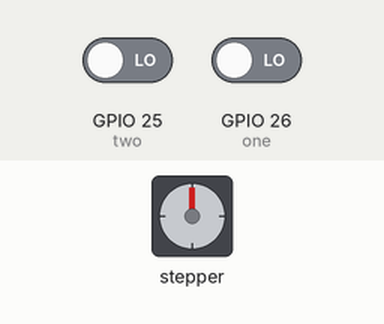
Bench run of a sketch on a simulated ESP32. Parts: stepper motor. Inputs (shaded band) come from the test bench; at power-on: GPIO 25 (two) LOW, GPIO 26 (one) LOW. Stepper angles assume 2048 steps per turn.

Above: at 1.8 s.
1.9 s: GPIO 25 (two) driven HIGH
At 4.8 s:
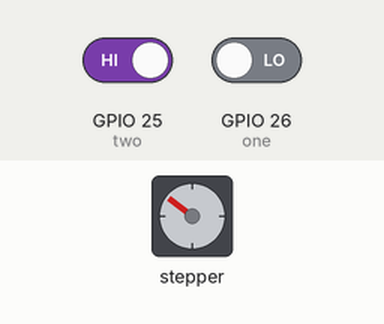
4.9 s: GPIO 26 (one) driven HIGH
7.9 s: GPIO 26 (one) driven LOW
10.9 s: GPIO 25 (two) driven LOW
At 12.5 s:
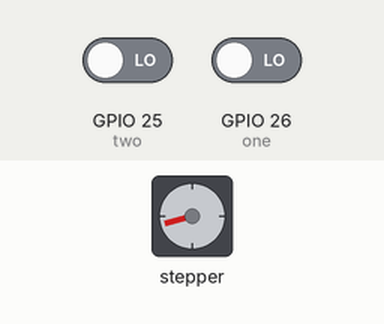
12.8 s: GPIO 25 (two) driven HIGH
At 13.8 s:
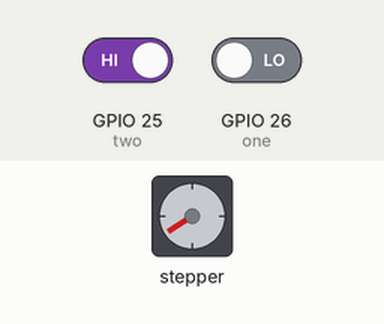
Timing chart, 0 to 27.9 s (numbered marks = the images above; inputs shaded):
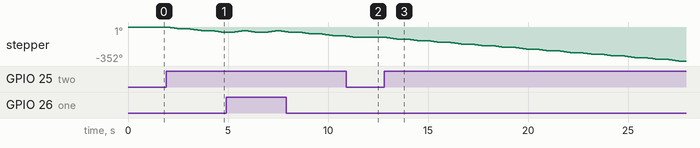

Measured:
- after the input at 1.9 s, stepper: turns 18° counter-clockwise in 0.56 s, then 18° counter-clockwise in 0.59 s, then 17° counter-clockwise in 0.53 s
- after the input at 10.9 s, stepper: goes on until 11.3 s, then stays -106°
- after the input at 12.8 s, stepper: turns 18° counter-clockwise in 0.56 s, repeating every 1.1 s

The sketch:

w4_3.ino
```cpp
#include <Stepper.h> //引入步進馬達函示庫
#define one 26
#define two 25
const int stepsPerRevolution = 2048;  //此馬達轉一圈為2048步
const int RPM = 5; //馬達旋轉速度

//宣告Stepper物件，的步數和引腳
//引角依序對應驅動版的1N1、1N3、1N2、1N4
Stepper myStepper(stepsPerRevolution, 13, 14, 12, 27);

void setup() {
  Serial.begin(115200);
  myStepper.setSpeed(RPM);  //設定馬達轉速
  pinMode(one,INPUT);
  pinMode(two,INPUT);
}

void loop() {
  if(digitalRead(one)==HIGH){
  myStepper.step(100);}

  if(digitalRead(two)==HIGH){
  myStepper.step(-100);}
  delay(500);
}
```
